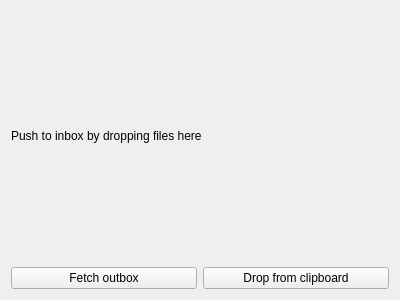
<?xml version="1.0" encoding="UTF-8"?>
<ui version="4.0">
 <class>Beamer</class>
 <widget class="QWidget" name="Beamer">
  <property name="geometry">
   <rect>
    <x>0</x>
    <y>0</y>
    <width>400</width>
    <height>300</height>
   </rect>
  </property>
  <property name="windowTitle">
   <string>Beamer</string>
  </property>
  <layout class="QVBoxLayout" name="verticalLayout">
   <item>
    <widget class="QLabel" name="label">
     <property name="text">
      <string>Push to inbox by dropping files here</string>
     </property>
    </widget>
   </item>
   <item>
    <layout class="QGridLayout" name="gridLayout">
     <item row="0" column="0">
      <widget class="QPushButton" name="bFetchOutbox">
       <property name="text">
        <string>Fetch outbox</string>
       </property>
      </widget>
     </item>
     <item row="0" column="1">
      <widget class="QPushButton" name="bDropClipboard">
       <property name="text">
        <string>Drop from clipboard</string>
       </property>
      </widget>
     </item>
    </layout>
   </item>
  </layout>
 </widget>
 <resources/>
 <connections/>
</ui>
